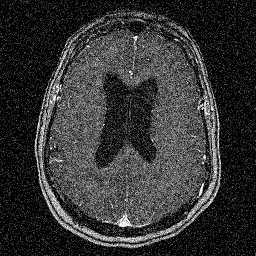
//> input picture images/brain.jpg, 256 x 256 px
$ ./TP   (built with g++ and OpenCV 4)
//> lines starting //> are read from the running program, lines starting //| are printed output that depends on the picture; after the words box and inside, x2 and y2 are one past the last pixel; in counts of white or black regions, pixels touching at a corner belong together
#include <opencv2/core.hpp>
#include <opencv2/imgcodecs.hpp>
#include <opencv2/imgproc.hpp>
#include <opencv2/highgui.hpp>

#include <iostream>

using namespace std;

/* fonction negatif*/

void negatif(const cv::Mat &img, cv::Mat &imgOUT)
{
    imgOUT.create(img.size(), CV_32F);
    for (int i=0; i<img.rows; i++)
        for (int j=0; j<img.cols; j++)
            imgOUT.at<float>(i,j)=255-img.at<float>(i,j);
}

/* fonction binarisation*/

void binarisation(const float &seuil, const cv::Mat &img, cv::Mat &imgOUT)
{
    imgOUT.create(img.size(), CV_32F);
    for(int i=0; i<img.rows; i++){
        for(int j=0; j<img.cols; j++){
            if(img.at<float>(i,j) < seuil){
                imgOUT.at<float>(i,j) = 0;
            }
            else{
                imgOUT.at<float>(i,j) = 255;
            }
        }
    }
}

/* fonction convolution*/

void convolution(const cv::Mat &filtre, const cv::Mat &img, cv::Mat &imgOUT, const bool padding)
{
    imgOUT.create(img.size(), CV_32F);
    // prendre la taille du filtre
    int f;
    f = filtre.rows;
    // calcul de courrone
    int couronne;
    couronne = (f-1)/2;

    float conv;

    if(padding==false)
    {
        // copier les valeurs d'image origin a image sorti
        imgOUT = img.clone();
        for(int i=couronne; i<img.rows-couronne; i++)
        {
            for(int j=couronne; j<img.cols-couronne; j++)
            {
                conv = 0.0;
                for(int r=0; r<f; r++)
                {
                    for(int c=0; c<f; c++)
                    {
                        conv += img.at<float>(i-couronne+r, j-couronne+c)*filtre.at<float>(r,c);
                        imgOUT.at<float>(i,j) = conv;
                    }
                }
            }
        }

    }
    else
    {
        cout << "je ne sais pas encore";
    }
}

void normGradient(const cv::Mat &imgX, const cv::Mat &imgY, cv::Mat &imgOUT)
{
    imgOUT.create(imgX.size(), CV_32F);
    for (int i=0; i<imgX.rows; i++)
        for (int j=0; j<imgX.cols; j++)
            imgOUT.at<float>(i,j)=sqrt(imgX.at<float>(i,j)*imgX.at<float>(i,j)+imgY.at<float>(i,j)*imgY.at<float>(i,j));
}

int main(int argc, const char** argv)
{
    // [53 lines of commented-out code are left out]
    cv::Mat img, imgOUTX, imgOUTY, imgOUT;
    cv::Mat filtre_SoX, filtre_SoY;

    // Creer filtre sobel Hx

    filtre_SoX.create(3,3, CV_32F);
    filtre_SoX.at<float>(0,0) = -1;
    filtre_SoX.at<float>(0,1) = 0;
    filtre_SoX.at<float>(0,2) = 1;
    filtre_SoX.at<float>(1,0) = -2;
    filtre_SoX.at<float>(1,1) = 0;
    filtre_SoX.at<float>(1,2) = 2;
    filtre_SoX.at<float>(2,0) = -1;
    filtre_SoX.at<float>(2,1) = 0;
    filtre_SoX.at<float>(2,2) = 1;

    // Creer filtre sobel Hy
    filtre_SoY.create(3,3, CV_32F);
    filtre_SoY.at<float>(0,0) = 1;
    filtre_SoY.at<float>(0,1) = 2;
    filtre_SoY.at<float>(0,2) = 1;
    filtre_SoY.at<float>(1,0) = 0;
    filtre_SoY.at<float>(1,1) = 0;
    filtre_SoY.at<float>(1,2) = 0;
    filtre_SoY.at<float>(2,0) = -1;
    filtre_SoY.at<float>(2,1) = -2;
    filtre_SoY.at<float>(2,2) = -1;

    cv::Mat filtre_H1, filtre_H2, filtre_H3;

    // creer filtre moyen H1
    filtre_H1.create(3, 3, CV_32F);
    filtre_H1.setTo(1.);
    filtre_H1 *= 1.0/9;

    // creer filtre moyen H2
    filtre_H2.create(3, 3, CV_32F);
    filtre_H2.setTo(1.);
    filtre_H2 *= 1.0/10;
    filtre_H2.at<float>(1,1) *= 2;

    // creer filtre moyen H3
    filtre_H3.create(5, 5, CV_32F);
    filtre_H3.setTo(1.);
    filtre_H3 *= 1.0/42;
    filtre_H3.at<float>(1,2) *=4;
    filtre_H3.at<float>(2,1) *=4;
    filtre_H3.at<float>(3,2) *=4;
    filtre_H3.at<float>(2,3) *=4;
    filtre_H3.at<float>(2,2) *=6;

        // Reads image in grayscale
    img = cv::imread("./images/brain.jpg", cv::IMREAD_GRAYSCALE);
//> img is the input picture: 256 rows x 256 cols, CV_8UC1; min 0, max 255, mean 51.9
    if (img.data==NULL)
    {
        cout<<"Cannot open ./images/brain.jpg"<<endl;
        return -1;
    }

        // Displays the image in a new window and waits for user key press
    cv::imshow("Initial image", img);
    cv::waitKey();

        // real value conversion
    img.convertTo(img, CV_32F);
//> img: 256 rows x 256 cols, CV_32FC1

    convolution(filtre_H3, img, img, false);
//> the loop in convolution, `for(int i=couronne; i<img.rows-couronne; i++)` made 252 passes
//> conv on passes 1 to 3: 9.93, 8.53, 8.65
//> after the loop in convolution, `for(int i=couronne; i<img.rows-couronne; i++)`:
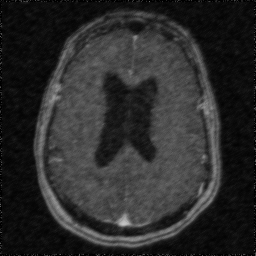
//> imgOUT: 256 rows x 256 cols, CV_32FC1; min 0, max 196.8, mean 43.7
//> after the loop in convolution, `for(int i=couronne; i<img.rows-couronne; i++)`: conv = 15.69
    convolution(filtre_SoX, img, imgOUTX,false);
//> call 2 of convolution, with padding = false
//> the loop in convolution (call 2), `for(int i=couronne; i<img.rows-couronne; i++)` made 254 passes
//> conv on passes 1 to 3: 79.07, 8.6, -28.65
//> after the loop in convolution (call 2), `for(int i=couronne; i<img.rows-couronne; i++)`:
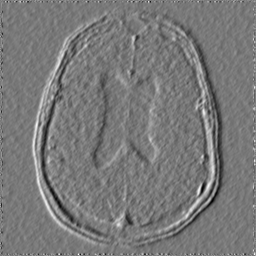
//> imgOUT: 256 rows x 256 cols, CV_32FC1; min -245.2, max 270.9, mean 0.2; drawn with min black and max white
//> after the loop in convolution (call 2), `for(int i=couronne; i<img.rows-couronne; i++)`: conv = 256.3
    convolution(filtre_SoY, img, imgOUTY,false);
//> call 3 of convolution, with padding = false
//> the loop in convolution (call 3), `for(int i=couronne; i<img.rows-couronne; i++)` made 254 passes
//> conv on passes 1 to 3: 69.07, 70.47, -39.72
//> after the loop in convolution (call 3), `for(int i=couronne; i<img.rows-couronne; i++)`:
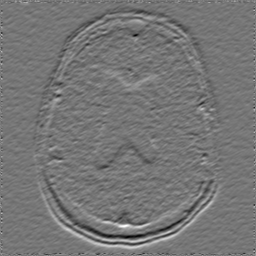
//> imgOUT: 256 rows x 256 cols, CV_32FC1; min -327.8, max 378.6, mean 0.1; drawn with min black and max white
//> after the loop in convolution (call 3), `for(int i=couronne; i<img.rows-couronne; i++)`: conv = 61.69
    normGradient(imgOUTX, imgOUTY, imgOUT);
//> after the loop in normGradient, `for (int i=0; i<imgX.rows; i++)`:
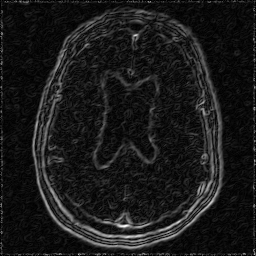
//> imgOUT: 256 rows x 256 cols, CV_32FC1; min 0, max 385.8, mean 39.7; drawn with min black and max white
    binarisation(64, imgOUT, imgOUT);
//> after the loop in binarisation, `for(int i=0; i<img.rows; i++)`:
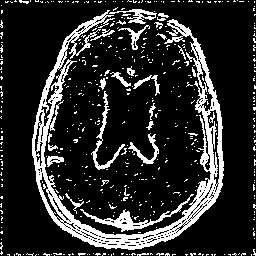
//> imgOUT: 256 rows x 256 cols, CV_32FC1; 17% white; 480 white regions (452 under 20 px), largest, box (x1, y1, x2, y2) and area: (32, 10, 224, 250) 6910, (80, 194, 194, 232) 637, (91, 91, 125, 170) 373
        // Normalization before display
    imgOUT/=255.0;
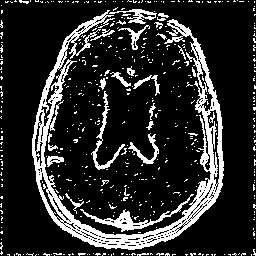
//> imgOUT: 256 rows x 256 cols, CV_32FC1; values 0 (black) and 1 (white), 17% white; 480 white regions (452 under 20 px), largest, box (x1, y1, x2, y2) and area: (32, 10, 224, 250) 6910, (80, 194, 194, 232) 637, (91, 91, 125, 170) 373

    cv::imshow("norm gradient/binarisation", imgOUT);
    cv::waitKey();

    return 0;
}
